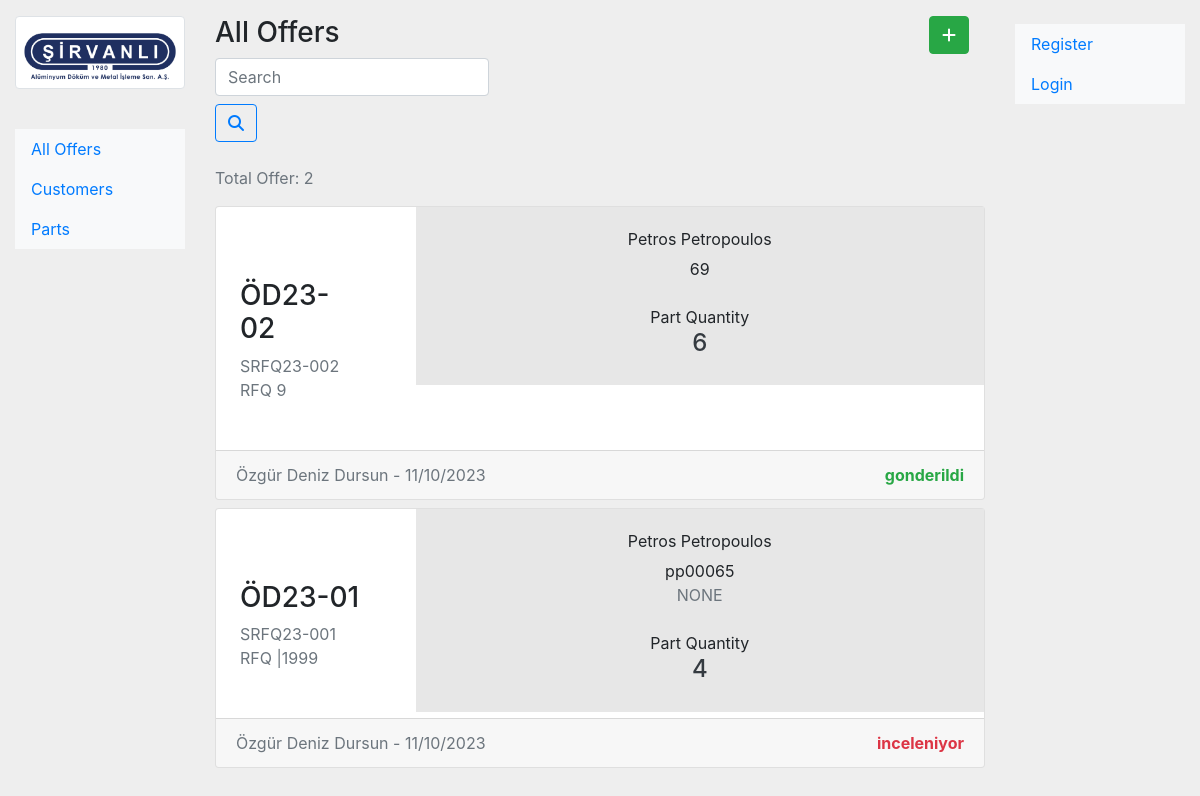
The page / on the database its author committed.
### offer/models.py (models this page shows, shortened)
class Offer(models.Model):
    offer_no = models.CharField(max_length=25)
    rfq = models.ForeignKey(RFQ, on_delete=models.CASCADE, blank=True, null=True)
    part = models.ForeignKey(Part, on_delete=models.CASCADE)
    date = models.DateField(default=timezone.now)
    created_date = models.DateTimeField(default=timezone.now)
    related_person = models.ForeignKey(User, on_delete=models.CASCADE, null=True, blank=True)
    status = models.CharField(max_length=25, choices=(
        ('gonderildi', 'Gönderildi'),
        ('inceleniyor', 'İnceleniyor')
    ), default='inceleniyor')

class RFQ(models.Model):
    rfq_no = models.CharField(max_length=50, null=True, blank=True)
    srv_rfq_no = models.CharField(max_length=50, blank=True, null=True)
    created_by = models.ForeignKey(User, on_delete=models.CASCADE, null=True, blank=True)
    customer = models.ForeignKey(Customer, on_delete=models.CASCADE)
    request_date = models.DateField(default=timezone.now)
    deadline = models.DateField(blank=True, null=True)
    sent_date = models.DateField(blank=True, null=True)
    created_date = models.DateTimeField(default=timezone.now)
    part_quantity = models.PositiveIntegerField(default=0)
    rfq_mail = models.FileField(upload_to ='uploads/% Y/% m/% d/', blank=True, null=True)
    status = models.CharField(max_length=25, choices=(
        ('sent', 'Sent'),
        ('pending', 'Pending'),
        ('in progress', 'In Progress'),
        ('n/a', 'N/A')
    ), default="in progress"
    )
    def __str__(self):
        return self.srv_rfq_no

class Part(models.Model):
    customer = models.ForeignKey(Customer, on_delete=models.CASCADE)
    name = models.CharField(max_length=100)
    part_no = models.CharField(max_length=50, unique=True)
    unit_price = models.DecimalField(max_digits=10, decimal_places=2)
    mold_price = models.DecimalField(max_digits=10, decimal_places=2)
    description = models.CharField(max_length=100, blank=True, null=True)
    created_date = models.DateTimeField(default=timezone.now)
    def __str__(self):
        return self.part_no

class Customer(models.Model):
    name = models.CharField(max_length=200)
    country = CountryField()
    industry = models.CharField(choices=INDUSTRIES, max_length=100, default="Automotive")
    address = models.CharField(max_length =255)
    related_person_mail = models.EmailField()
    description = models.CharField(max_length=255, blank=True, null=True)
    status = models.CharField(max_length=25, choices=(
            ('potansiyel', 'Potansiyel Müşteri'),
            ('mevcut', 'Mevcut Müşteri')
        ), default="potansiyel"
    )
    logo = models.ImageField(upload_to="static/img", blank=True, null=True)
    created_date = models.DateTimeField(default=timezone.now)
    def __str__(self):
        return self.name
    class Meta:
        verbose_name = "Customer"
        verbose_name_plural = "Customers"

### offer/views.py (the view)
# urls.py: path("", views.home_view, name = "offer-home"),
def home_view(request):
    search_post = request.GET.get('search')
    if search_post:
        offers = Offer.objects.filter(
            Q(offer_no__icontains=search_post)|
            Q(date__icontains=search_post) |
            Q(rfq__rfq_no__icontains=search_post) |
            Q(rfq__srv_rfq_no__icontains=search_post) |
            Q(part__part_no__icontains=search_post) |
            Q(part__name__icontains=search_post) |
            Q(status__icontains=search_post) |
            Q(related_person__first_name__icontains=search_post) |
            Q(related_person__last_name__icontains=search_post) |
            Q(rfq__customer__name__icontains=search_post)
        )
    else:
        offers = Offer.objects.order_by('-created_date')
    offer_count = offers.count()
    context = {'offers':offers,
                'offer_count':offer_count}
    return render(request, 'offer/home.html',context)

### offer/templates/offer/home.html (shortened to what this page needs)
{% extends 'base.html' %}
{% block content %}
<div class="row my-3">
    <div class="col-md-4 h3">
        All Offers
        <form action="{% url 'offer-home' %}" class="form-inline my-lg-0 form">
            <input type="search" class="mr-sm-2 my-2 form-control" placeholder="Search" name="search" >
            <button class="btn btn-outline-primary my-2 my-sm-0" type="submit"><i class="fas fa-search"></i></button>
        </form>
    </div>
       <div class="col-md-8 text-right">
        <a href="{% url 'create-offer' %}" class="mr-3 text-right">
            <button class="btn btn-success text-white bold-text">
                <i class="fa-solid fa-plus"></i>
            </button>
        </a>
       </div>
</div>
   <div class="row my-3">
        <div class="col-md-9 text-left">
            <div class="text-muted">Total Offer: {{offer_count}}</div>
        </div>
   </div>
    {% for offer in offers %}
    <div class="card my-2">
        <div class="row">
            <div class="col-md-3 my-4">
                <br>
                <div class="card-body p-4">
                    <div class="card-title mx-auto my-auto">
                       {% if request.user == offer.related_person %}
                       <h3 class="text-info">{{offer.offer_no}}</h3>
                       {% else %}
                        <h3>{{offer.offer_no}}</h3>
                       {% endif %}
                    <div class="text-muted">
                       {{offer.rfq}}
                    </div>
                    <div class="text-muted">
                        {{offer.rfq.rfq_no}}
                     </div>
                    </div>
                </div>
            </div>
            <div class="col-md-9 text-center">
                <div class="card-body  custom-bg">
                    <div class="card-title">
                        {{offer.part.customer}}
                    </div>
                    <div class="card-subtitle">
                        {{offer.part}}
                        <div class="text-muted">
                            {{offer.part.description}}
                        </div>
                        <br>
                        Part Quantity
                       <div class="h4 text-dark">
                        {{offer.rfq.part_quantity}}
                       </div>
                    </div>
                </div>
            </div>
        </div>
        <div class="card-footer text-right">
            <div class="row">
                <div class="col-md-6 text-left"><div class="text-muted">{{offer.related_person.first_name}} {{offer.related_person.last_name}} - {{ offer.date|date:"d/m/Y" }}</div></div>
               {% if request.user == offer.related_person %}
               <div class="col-md-6 text-rigth">
                        {% if offer.status == "gonderildi" %}
                            <a href="{% url 'update-offer-status' offer.id %}"><div class="text-success bold-text"> {{offer.status}}</div></a>
                        {% else %}
                            <a href="{% url 'update-offer-status' offer.id %}">  <div class="text-danger bold-text"> {{offer.status}}</div></a>
                        {% endif %}
                    </div>
               {% else %}
                    <div class="col-md-6 text-rigth">
                        {% if offer.status == "gonderildi" %}
                            <div class="text-success bold-text"> {{offer.status}}</div>
                        {% else %}
                            <div class="text-danger bold-text"> {{offer.status}}</div>
                        {% endif %}
                    </div>
               {% endif %}
            </div>
        </div>
    </div>
    {% endfor %}
{% endblock content %}

### templates/base.html (style rules this page uses)
body { background-color: #EEEEEE; margin: 0; padding: 0; }

### offer/templates/offer/home.html (style rules this page uses)
.custom-bg { background-color: #e7e7e7; }
.bold-text { font-weight: 750; font-size: 35; }

### rows shown on the page
Offer: offer_no "ÖD23-02", rfq "SRFQ23-002", rfq.rfq_no "RFQ 9", part.customer "Petros Petropoulos", part "69", rfq.part_quantity "6", related_person.first_name "Özgür Deniz", related_person.last_name "Dursun", date "11/10/2023", status "gonderildi"
Offer: offer_no "ÖD23-01", rfq "SRFQ23-001", rfq.rfq_no "RFQ |1999", part.customer "Petros Petropoulos", part "pp00065", part.description "NONE", rfq.part_quantity "4", related_person.first_name "Özgür Deniz", related_person.last_name "Dursun", date "11/10/2023", status "inceleniyor"

### other values the page prints
{{ offer_count }} "2"
